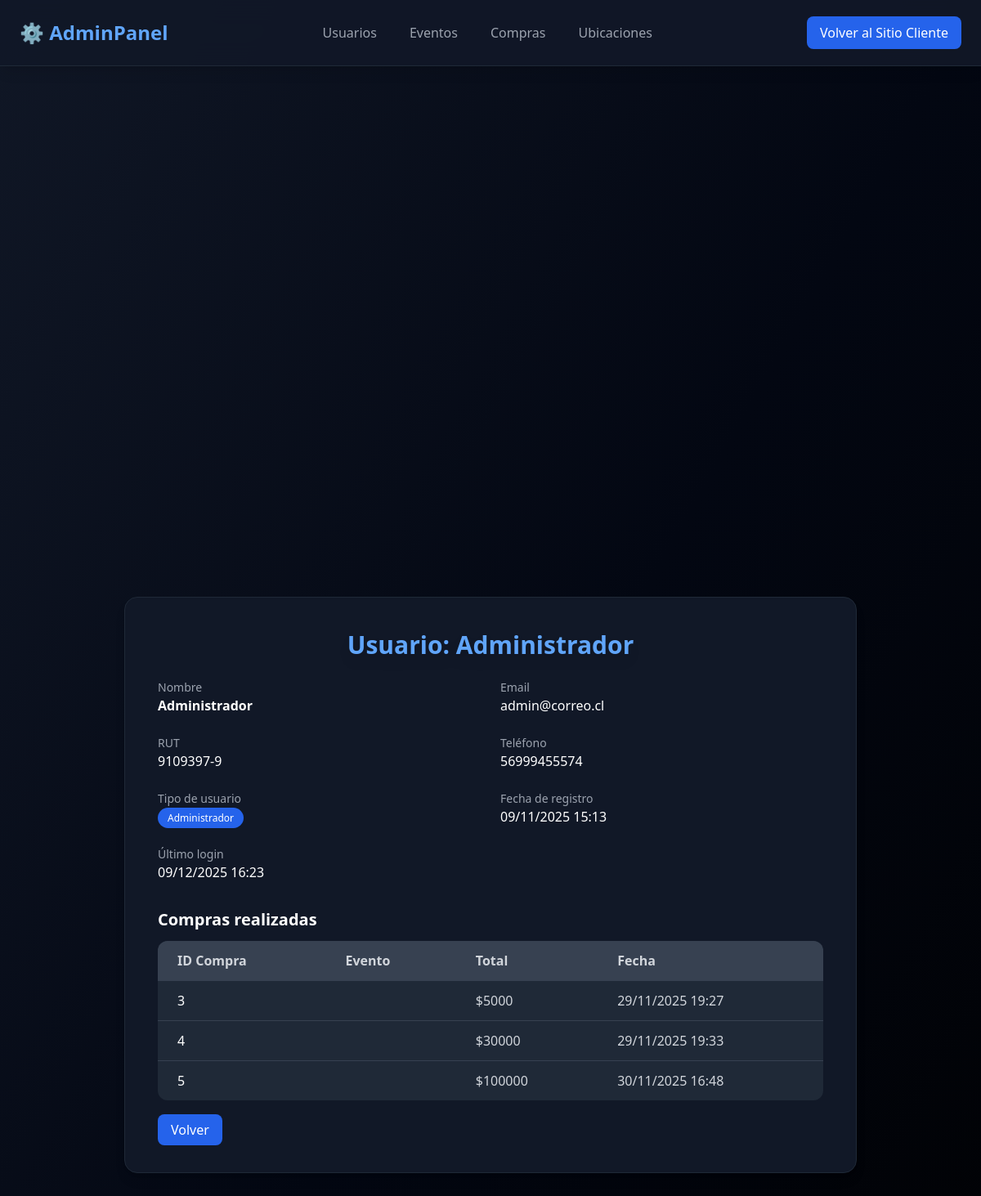
Screenshot of /administrador/usuarios/5/ with the database file from the repository.
### usuarios/models.py (models this page shows, shortened)
class Usuario(AbstractUser):
    rut = models.CharField(max_length=12, unique=True, validators=[validar_rut])
    telefono = models.CharField(max_length=15, blank=True)
    tipo_usuario = models.CharField(max_length=50, blank=False, choices=[
        ('administrador', 'Administrador'),
        ('cliente', 'Cliente'),
        ('organizador', 'Organizador'),
    ],)
    USERNAME_FIELD = 'username'  # indica que se usa 'username' para login
    REQUIRED_FIELDS = ['email', 'rut']  # campos obligatorios para createsuperuser

### compra/models.py (models this page shows, shortened)
class Compra(models.Model):
    ESTADO_COMPRA = [
        ('completada', 'Completada'),
        ('cancelada', 'Cancelada'),
    ]
    estado = models.CharField(max_length=20, choices=ESTADO_COMPRA, default='completada')
    usuario = models.ForeignKey(Usuario, on_delete=models.SET_NULL, null=True, blank=True, related_name='compras')
    fecha = models.DateTimeField(auto_now_add=True)
    total = models.DecimalField(max_digits=10, decimal_places=0)
    asientos_nombres = models.CharField(max_length=255, null=True, blank=True)
    evento_id = models.ForeignKey(Evento, on_delete=models.SET_NULL, null=True, blank=True)

### administrador/views.py (the view)
# urls.py: path("usuarios/<int:id>/", views.detalle_usuario, name="detalle_usuario"),
def detalle_usuario(request, id):
    usuario = get_object_or_404(Usuario, id=id)
    return render(request, 'administrador/detalle_usuario.html', {'usuario': usuario})

### administrador/templates/administrador/detalle_usuario.html (shortened to what this page needs)
{% extends "administrador/admin_core.html" %}
{% block content %}
<section class="min-h-screen text-white py-12 px-6 flex items-center justify-center">
    <div class="admin-table-wrapper bg-gray-900 border border-gray-800 rounded-2xl p-10 shadow-lg max-w-4xl w-full relative overflow-hidden">
        <h1 class="text-3xl font-bold text-center text-blue-400 mb-6 drop-shadow-lg">
            Usuario: {{ usuario.username }}
        </h1>
        <div class="grid grid-cols-1 sm:grid-cols-2 gap-6 mb-8 text-gray-200">
            <div>
                <h3 class="text-gray-400 text-sm font-medium">Nombre</h3>
                <p class="text-white font-semibold">{{ usuario.username }}</p>
            </div>
            <div>
                <h3 class="text-gray-400 text-sm font-medium">Email</h3>
                <p class="text-white">{{ usuario.email }}</p>
            </div>
            <div>
                <h3 class="text-gray-400 text-sm font-medium">RUT</h3>
                <p class="text-white">{{ usuario.rut }}</p>
            </div>
            <div>
                <h3 class="text-gray-400 text-sm font-medium">Teléfono</h3>
                <p class="text-white">{{ usuario.telefono }}</p>
            </div>
            <div>
                <h3 class="text-gray-400 text-sm font-medium">Tipo de usuario</h3>
                <span class="px-3 py-1 text-xs rounded-full
                    {% if usuario.tipo_usuario == 'administrador' %} bg-blue-600 text-white
                    {% elif usuario.tipo_usuario == 'organizador' %} bg-purple-600 text-white
                    {% else %} bg-green-600 text-white
                    {% endif %}">
                    {{ usuario.tipo_usuario|title }}
                </span>
            </div>
            <div>
                <h3 class="text-gray-400 text-sm font-medium">Fecha de registro</h3>
                <p class="text-white">{{ usuario.date_joined|date:"d/m/Y H:i" }}</p>
            </div>
            <div>
                <h3 class="text-gray-400 text-sm font-medium">Último login</h3>
                <p class="text-white">{{ usuario.last_login|date:"d/m/Y H:i" }}</p>
            </div>
        </div>
        <h2 class="text-xl font-semibold text-white mb-3">Compras realizadas</h2>
        <div class="overflow-x-auto mb-6">
            <table class="min-w-full bg-gray-800 rounded-xl overflow-hidden">
                <thead class="bg-gray-700 text-gray-300 text-left">
                    <tr>
                        <th class="px-6 py-3">ID Compra</th>
                        <th class="px-6 py-3">Evento</th>
                        <th class="px-6 py-3">Total</th>
                        <th class="px-6 py-3">Fecha</th>
                    </tr>
                </thead>
                <tbody>
                    {% for compra in usuario.compras.all %}
                    <tr class="border-t border-gray-700 hover:bg-gray-700/50 transition cursor-pointer"
                        onclick="window.location.href='{% url 'administrador:ver_compra_admin' compra.id %}'">
                        <td class="px-6 py-3 text-white">{{ compra.id }}</td>
                        <td class="px-6 py-3 text-gray-300">{{ compra.evento.nombre }}</td>
                        <td class="px-6 py-3 text-gray-300">${{ compra.total }}</td>
                        <td class="px-6 py-3 text-gray-300">{{ compra.fecha|date:"d/m/Y H:i" }}</td>
                    </tr>
                    {% empty %}
                    <tr>
                        <td colspan="4" class="px-6 py-4 text-center text-gray-500">
                            Este usuario no ha realizado compras.
                        </td>
                    </tr>
                    {% endfor %}
                </tbody>
            </table>
        </div>
        <div class="text-">
            <a href="{% url 'administrador:listar_usuarios_admin' %}"
               class="bg-blue-600 hover:bg-blue-500 text-white px-4 py-2 rounded-lg transition">
                Volver
            </a>
        </div>
    </div>
</section>
{% endblock %}

### rows the page displays
Usuario: username "Administrador", email "admin@correo.cl", rut "9109397-9", telefono "56999455574", tipo_usuario "Administrador", date_joined "09/11/2025 15:13", last_login "09/12/2025 16:23"
Compra: id "3", total "5000", fecha "29/11/2025 19:27"
Compra: id "4", total "30000", fecha "29/11/2025 19:33"
Compra: id "5", total "100000", fecha "30/11/2025 16:48"
